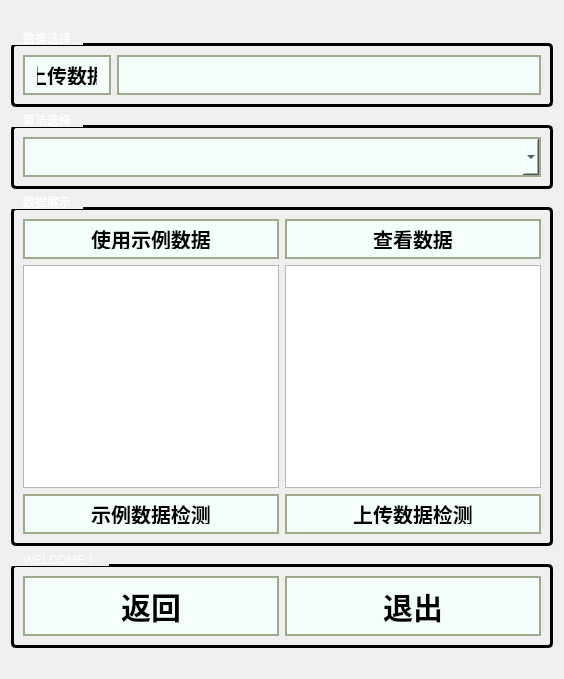
      <widget class="QWidget" name="page_dec2">
       <property name="styleSheet">
        <string notr="true">page_dec2 {
    border-image: url(:/img/images/8.jpg) 0 0 0 0 stretch stretch;
}
</string>
       </property>
       <layout class="QVBoxLayout" name="verticalLayout_15">
        <item>
         <layout class="QVBoxLayout" name="verticalLayout_11" stretch="1,1,10,1">
          <property name="topMargin">
           <number>20</number>
          </property>
          <property name="bottomMargin">
           <number>20</number>
          </property>
          <item>
           <layout class="QHBoxLayout" name="horizontalLayout_70">
            <item>
             <widget class="QGroupBox" name="groupBox_17">
              <property name="styleSheet">
               <string notr="true">QGroupBox {
    border: 3px solid ffffff;
    border-radius: 5px;             
    margin-top: 12px;                              
    font: bold 24px &quot;微软雅黑&quot;;       
	color: white;
}

QGroupBox::title {
    subcontrol-origin: margin;     
    subcontrol-position: top left;  
    padding: 0 10px;                
}
</string>
              </property>
              <property name="title">
               <string>数据选择</string>
              </property>
              <layout class="QHBoxLayout" name="horizontalLayout_69" stretch="1,8">
               <item>
                <layout class="QVBoxLayout" name="verticalLayout_19">
                 <item>
                  <widget class="QPushButton" name="btn_filedec2">
                   <property name="styleSheet">
                    <string notr="true">QPushButton { 
    color: rgb(0, 0, 0);
	background-color: rgb(243, 255, 251);                        
    border: 2px solid rgb(158, 170, 139);      
    border-radius: 0px;                          
    font-weight: bold;  
    padding: 8px 12px;  
    font-weight: bold;
    font-size: 20px;     
    min-width: 60px;   
    min-height: 20px;    
}

QPushButton:hover {
    background-color: rgb(180, 220, 255);    
}

QPushButton:pressed {
    background-color: rgb(150, 200, 255);    
}</string>
                   </property>
                   <property name="text">
                    <string>上传数据</string>
                   </property>
                  </widget>
                 </item>
                </layout>
               </item>
               <item>
                <layout class="QHBoxLayout" name="horizontalLayout_34" stretch="8">
                 <property name="bottomMargin">
                  <number>0</number>
                 </property>
                 <item>
                  <layout class="QVBoxLayout" name="verticalLayout_18">
                   <item>
                    <widget class="QLineEdit" name="line_filepathdec2">
                     <property name="styleSheet">
                      <string notr="true">QLineEdit {
    color: rgb(0, 0, 0);                          
    background-color: rgb(243, 255, 251);         
    border: 2px solid rgb(158, 170, 139);          
    border-radius: 0px;                           
    padding: 3px 8px;                             
    font-weight: bold;                           
    font-size: 15px;                             
    min-height: 30px;                            
}


QLineEdit:hover {
    background-color: rgb(180, 220, 255);
}

QLineEdit:focus {
    background-color: rgb(150, 200, 255);
    border: 2px solid rgb(100, 140, 100);
}
</string>
                     </property>
                    </widget>
                   </item>
                  </layout>
                 </item>
                </layout>
               </item>
              </layout>
             </widget>
            </item>
           </layout>
          </item>
          <item>
           <layout class="QHBoxLayout" name="horizontalLayout_29">
            <item>
             <widget class="QGroupBox" name="groupBox_18">
              <property name="styleSheet">
               <string notr="true">QGroupBox {
	color: white;
    border: 3px solid ffffff;
    border-radius: 5px;             
    margin-top: 12px;                              
    font: bold 24px &quot;微软雅黑&quot;;       
}

QGroupBox::title {
    subcontrol-origin: margin;     
    subcontrol-position: top left;  
    padding: 0 10px;                
}
</string>
              </property>
              <property name="title">
               <string>算法选择</string>
              </property>
              <layout class="QHBoxLayout" name="horizontalLayout_80">
               <item>
                <layout class="QVBoxLayout" name="verticalLayout_54">
                 <item>
                  <widget class="QComboBox" name="combo_algorithm2">
                   <property name="styleSheet">
                    <string notr="true">QComboBox {
    color: rgb(0, 0, 0);                          
    background-color: rgb(243, 255, 251);         
    border: 2px solid rgb(158, 170, 139);        
    border-radius: 0px;                          
    padding: 3px 8px;                            
    font-weight: bold;                           
    font-size: 30px;                             
    min-height: 30px;                            
}

QComboBox:hover {
    background-color: rgb(180, 220, 255);        
}

QComboBox:focus {
    background-color: rgb(150, 200, 255);       
    border: 2px solid rgb(100, 140, 100);        
}


QComboBox QAbstractItemView {
    background-color: rgb(243, 255, 251);         
    selection-background-color: rgb(180, 220, 255); 
    border: 1px solid rgb(158, 170, 139);         
    font-size: 28px;
}
</string>
                   </property>
                  </widget>
                 </item>
                </layout>
               </item>
              </layout>
             </widget>
            </item>
           </layout>
          </item>
          <item>
           <layout class="QHBoxLayout" name="horizontalLayout_11">
            <item>
             <layout class="QHBoxLayout" name="horizontalLayout_33" stretch="0">
              <item>
               <widget class="QGroupBox" name="groupBox_16">
                <property name="styleSheet">
                 <string notr="true">QGroupBox {
	color: white;
    border: 3px solid ffffff;
    border-radius: 5px;             
    margin-top: 12px;                               
    font: bold 24px &quot;微软雅黑&quot;;       
}

QGroupBox::title {
    subcontrol-origin: margin;     
    subcontrol-position: top left;  
    padding: 0 10px;                
}
</string>
                </property>
                <property name="title">
                 <string>数据展示</string>
                </property>
                <layout class="QHBoxLayout" name="horizontalLayout_68">
                 <item>
                  <layout class="QVBoxLayout" name="verticalLayout_25" stretch="1,8,1">
                   <item>
                    <layout class="QHBoxLayout" name="horizontalLayout_37">
                     <property name="leftMargin">
                      <number>0</number>
                     </property>
                     <property name="topMargin">
                      <number>0</number>
                     </property>
                     <property name="rightMargin">
                      <number>0</number>
                     </property>
                     <item>
                      <widget class="QPushButton" name="data_exampledec2">
                       <property name="styleSheet">
                        <string notr="true">QPushButton { 
    color: rgb(0, 0, 0);
	background-color: rgb(243, 255, 251);                        
    border: 2px solid rgb(158, 170, 139);      
    border-radius: 0px;                          
    font-weight: bold;  
    padding: 8px 12px;  
    font-weight: bold;
    font-size: 20px;     
    min-width: 60px;   
    min-height: 20px;    
}

QPushButton:hover {
    background-color: rgb(180, 220, 255);    
}

QPushButton:pressed {
    background-color: rgb(150, 200, 255);    
}</string>
                       </property>
                       <property name="text">
                        <string>使用示例数据</string>
                       </property>
                      </widget>
                     </item>
                    </layout>
                   </item>
                   <item>
                    <layout class="QHBoxLayout" name="horizontalLayout_38">
                     <item>
                      <widget class="QTextBrowser" name="Browser_exampledec2"/>
                     </item>
                    </layout>
                   </item>
                   <item>
                    <layout class="QHBoxLayout" name="horizontalLayout_36">
                     <property name="leftMargin">
                      <number>0</number>
                     </property>
                     <property name="rightMargin">
                      <number>0</number>
                     </property>
                     <property name="bottomMargin">
                      <number>0</number>
                     </property>
                     <item>
                      <widget class="QPushButton" name="select_exampledec2">
                       <property name="styleSheet">
                        <string notr="true">QPushButton { 
    color: rgb(0, 0, 0);
	background-color: rgb(243, 255, 251);                        
    border: 2px solid rgb(158, 170, 139);      
    border-radius: 0px;                          
    font-weight: bold;  
    padding: 8px 12px;  
    font-weight: bold;
    font-size: 20px;     
    min-width: 60px;   
    min-height: 20px;    
}

QPushButton:hover {
    background-color: rgb(180, 220, 255);    
}

QPushButton:pressed {
    background-color: rgb(150, 200, 255);    
}</string>
                       </property>
                       <property name="text">
                        <string>示例数据检测</string>
                       </property>
                      </widget>
                     </item>
                    </layout>
                   </item>
                  </layout>
                 </item>
                 <item>
                  <layout class="QVBoxLayout" name="verticalLayout_26" stretch="1,8,1">
                   <item>
                    <layout class="QHBoxLayout" name="horizontalLayout_32">
                     <property name="leftMargin">
                      <number>0</number>
                     </property>
                     <property name="topMargin">
                      <number>0</number>
                     </property>
                     <property name="rightMargin">
                      <number>0</number>
                     </property>
                     <item>
                      <widget class="QPushButton" name="data_owndec2">
                       <property name="styleSheet">
                        <string notr="true">QPushButton { 
    color: rgb(0, 0, 0);
	background-color: rgb(243, 255, 251);                        
    border: 2px solid rgb(158, 170, 139);      
    border-radius: 0px;                          
    font-weight: bold;  
    padding: 8px 12px;  
    font-weight: bold;
    font-size: 20px;     
    min-width: 60px;   
    min-height: 20px;    
}

QPushButton:hover {
    background-color: rgb(180, 220, 255);    
}

QPushButton:pressed {
    background-color: rgb(150, 200, 255);    
}</string>
                       </property>
                       <property name="text">
                        <string>查看数据</string>
                       </property>
                      </widget>
                     </item>
                    </layout>
                   </item>
                   <item>
                    <layout class="QHBoxLayout" name="horizontalLayout_39">
                     <item>
                      <widget class="QTextBrowser" name="Browser_owndec2"/>
                     </item>
                    </layout>
                   </item>
                   <item>
                    <layout class="QHBoxLayout" name="horizontalLayout_30">
                     <property name="leftMargin">
                      <number>0</number>
                     </property>
                     <property name="rightMargin">
                      <number>0</number>
                     </property>
                     <property name="bottomMargin">
                      <number>0</number>
                     </property>
                     <item>
                      <widget class="QPushButton" name="select_owndec2">
                       <property name="styleSheet">
                        <string notr="true">QPushButton { 
    color: rgb(0, 0, 0);
	background-color: rgb(243, 255, 251);                        
    border: 2px solid rgb(158, 170, 139);      
    border-radius: 0px;                          
    font-weight: bold;  
    padding: 8px 12px;  
    font-weight: bold;
    font-size: 20px;     
    min-width: 60px;   
    min-height: 20px;    
}

QPushButton:hover {
    background-color: rgb(180, 220, 255);    
}

QPushButton:pressed {
    background-color: rgb(150, 200, 255);    
}</string>
                       </property>
                       <property name="text">
                        <string>上传数据检测</string>
                       </property>
                      </widget>
                     </item>
                    </layout>
                   </item>
                  </layout>
                 </item>
                </layout>
               </widget>
              </item>
             </layout>
            </item>
           </layout>
          </item>
          <item>
           <layout class="QHBoxLayout" name="horizontalLayout_47">
            <item>
             <widget class="QGroupBox" name="groupBox_15">
              <property name="styleSheet">
               <string notr="true">QGroupBox {
    border: 3px solid ffffff;
    border-radius: 5px;             
    margin-top: 12px;                              
    font: bold 24px &quot;微软雅黑&quot;;       
	color: white;
}

QGroupBox::title {
    subcontrol-origin: margin;     
    subcontrol-position: top left;  
    padding: 0 10px;                
}
</string>
              </property>
              <property name="title">
               <string>WELCOME！</string>
              </property>
              <layout class="QHBoxLayout" name="horizontalLayout_66">
               <item>
                <layout class="QVBoxLayout" name="verticalLayout_24">
                 <item>
                  <widget class="QPushButton" name="btn_backdec2">
                   <property name="styleSheet">
                    <string notr="true">QPushButton { 
    color: rgb(0, 0, 0);
	background-color: rgb(243, 255, 251);                        
    border: 2px solid rgb(158, 170, 139);      
    border-radius: 0px;                          
    font-weight: bold;  
    padding: 8px 12px;  
    font-weight: bold;
    font-size: 30px;     
    min-width: 120px;   
    min-height: 40px;    
}

QPushButton:hover {
    background-color: rgb(180, 220, 255);    
}

QPushButton:pressed {
    background-color: rgb(150, 200, 255);    
}</string>
                   </property>
                   <property name="text">
                    <string>返回</string>
                   </property>
                  </widget>
                 </item>
                </layout>
               </item>
               <item>
                <layout class="QHBoxLayout" name="horizontalLayout_67">
                 <item>
                  <widget class="QPushButton" name="btn_exitdec2">
                   <property name="styleSheet">
                    <string notr="true">QPushButton { 
    color: rgb(0, 0, 0);
	background-color: rgb(243, 255, 251);                        
    border: 2px solid rgb(158, 170, 139);      
    border-radius: 0px;                          
    font-weight: bold;  
    padding: 8px 12px;  
    font-weight: bold;
    font-size: 30px;     
    min-width: 120px;   
    min-height: 40px;    
}

QPushButton:hover {
    background-color: rgb(180, 220, 255);    
}

QPushButton:pressed {
    background-color: rgb(150, 200, 255);    
}</string>
                   </property>
                   <property name="text">
                    <string>退出</string>
                   </property>
                  </widget>
                 </item>
                </layout>
               </item>
              </layout>
             </widget>
            </item>
           </layout>
          </item>
         </layout>
        </item>
       </layout>
      </widget>
